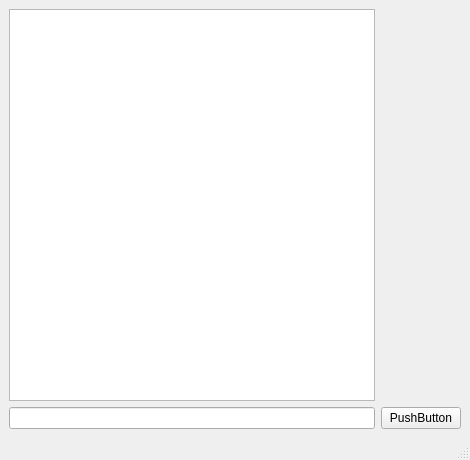
<?xml version="1.0" encoding="UTF-8"?>
<ui version="4.0">
 <class>MainWindow</class>
 <widget class="QMainWindow" name="MainWindow">
  <property name="geometry">
   <rect>
    <x>0</x>
    <y>0</y>
    <width>470</width>
    <height>460</height>
   </rect>
  </property>
  <property name="windowTitle">
   <string>MainWindow</string>
  </property>
  <widget class="QWidget" name="centralwidget">
   <layout class="QGridLayout" name="gridLayout">
    <item row="0" column="0">
     <widget class="QListWidget" name="listWidget_messages"/>
    </item>
    <item row="1" column="0">
     <widget class="QLineEdit" name="lineEdit_new_message"/>
    </item>
    <item row="1" column="1">
     <widget class="QPushButton" name="pushButton_send">
      <property name="text">
       <string>PushButton</string>
      </property>
     </widget>
    </item>
   </layout>
  </widget>
  <widget class="QMenuBar" name="menubar">
   <property name="geometry">
    <rect>
     <x>0</x>
     <y>0</y>
     <width>470</width>
     <height>21</height>
    </rect>
   </property>
  </widget>
  <widget class="QStatusBar" name="statusbar"/>
 </widget>
 <resources/>
 <connections/>
</ui>
